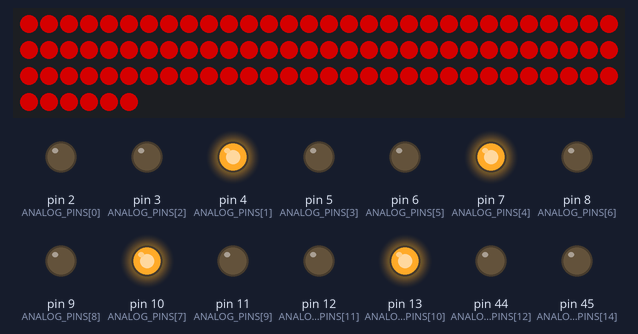
Simulated run of this sketch. Board: Arduino Mega 2560, built with avr-gcc and run on an emulated ATmega2560. Parts: 96 RGB LEDs in strip order, left to right, continuing on the next row, output pins drawn as LEDs (lit = HIGH). Dim RGB values are drawn brighter than linear; what the sketch prints to the serial monitor is not drawn.

Above: at 0.2 s.
At 0.61 s:
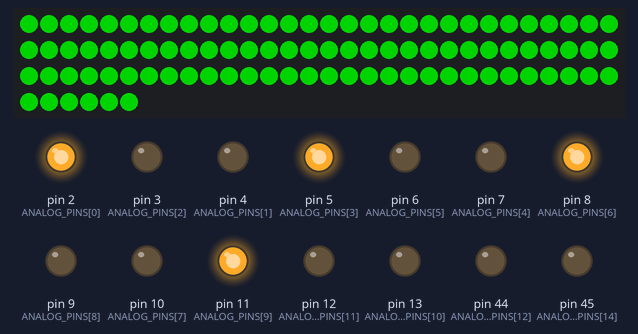
At 1.01 s:
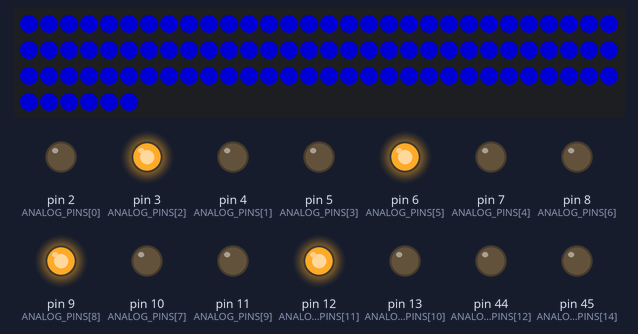
Timing chart, 0 to 2.7 s (numbered marks = the images above):
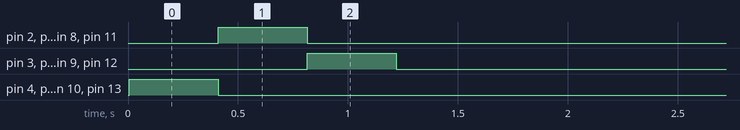

The sketch:

hyperion_mega.ino
```cpp
#include "FastLED.h"

#define ANALOG_MODE_AVERAGE  0
#define ANALOG_MODE_LAST_LED 1

/**************************************
   S E T U P

   set following values to your needs
 **************************************/

// Number of leds in your strip. set to 1 and ANALOG_OUTPUT_ENABLED to true to activate analog only
#define NUM_LEDS 100

#define LED_TYPE WS2812B  // type of your led controller, possible values, see below

// 3 wire (pwm): NEOPIXEL BTM1829 TM1812 TM1809 TM1804 TM1803 UCS1903 UCS1903B UCS1904 UCS2903 WS2812 WS2852
//               S2812B SK6812 SK6822 APA106 PL9823 WS2811 WS2813 APA104 WS2811_40 GW6205 GW6205_40 LPD1886 LPD1886_8BIT
// 4 wire (spi): LPD8806 WS2801 WS2803 SM16716 P9813 APA102 SK9822 DOTSTAR

// For 3 wire led stripes line Neopixel/Ws2812, which have a data line, ground, and power, you just need to define DATA_PIN.
// For led chipsets that are SPI based (four wires - data, clock, ground, and power), both defines DATA_PIN and CLOCK_PIN are needed

// DATA_PIN, or DATA_PIN, CLOCK_PIN
#define LED_PINS MOSI        // 3 wire leds
//#define LED_PINS MOSI, SCK // 4 wire leds

#define COLOR_ORDER GRB  // colororder of the stripe, set RGB in hyperion

#define OFF_TIMEOUT 15000    // ms to switch off after no data was received, set 0 to deactivate

// analog rgb uni color led stripe - using of hyperion smoothing is recommended
#define ANALOG_MODE           ANALOG_MODE_LAST_LED  // use ANALOG_MODE_AVERAGE or ANALOG_MODE_LAST_LED


// overall color adjustments
#define ANALOG_BRIGHTNESS_RED   255              // maximum brightness for analog 0-255
#define ANALOG_BRIGHTNESS_GREEN 255              // maximum brightness for analog 0-255
#define ANALOG_BRIGHTNESS_BLUE  255              // maximum brightness for analog 0-255

#define BRIGHTNESS 128                      // maximum brightness 0-255
#define DITHER_MODE BINARY_DITHER           // BINARY_DITHER or DISABLE_DITHER
#define COLOR_TEMPERATURE CRGB(255,255,255) // RGB value describing the color temperature
#define COLOR_CORRECTION  TypicalLEDStrip   // predefined fastled color correction
//#define COLOR_CORRECTION  CRGB(255,255,255) // or RGB value describing the color correction


// Baudrate, higher rate allows faster refresh rate and more LEDs (defined in /etc/boblight.conf)
 #define serialRate 115200      // use 115200 for ftdi based boards
//#define serialRate 460800      // use 115200 for ftdi based boards

// ATTENTION  this pin config is default for atmega328 based arduinos, others might work to
//            if you have flickering analog leds this might be caused by unsynced pwm signals
//            try other pins is more or less the only thing that helps

#if defined(__AVR_ATmega1280__) || defined(__AVR_ATmega2560__)
  // 2  3  4  5  6  7  8  9 10 11 12 13 44 45 46
  // R  B  G  R  B  G  R  B  G  R  B  G  R  B  G
  #define ANALOG_PINS_MAX 15
  #define ANALOG_RGB_STRIPES 4
  const byte ANALOG_PINS[ANALOG_PINS_MAX] = {2,4,3,5,7,6,8,10,9,11,13,12,44,46,45};
#else
// 9  10  11
// R  B  G
  #define ANALOG_PINS_MAX 3
  #define ANALOG_RGB_STRIPES 1
  const byte ANALOG_PINS[ANALOG_PINS_MAX] = {9,11,10};
#endif

/**************************************
   A D A L I G H T   C O D E

   no user changes needed
 **************************************/

// Adalight sends a "Magic Word" (defined in /etc/boblight.conf) before sending the pixel data
uint8_t prefix[] = {'A', 'd', 'a'}, hi, lo, chk, i;

unsigned long endTime;

// Define the array of leds
CRGB leds[NUM_LEDS];

// set rgb to analog led stripe
void showAnalogRGB(const CRGB& led, const short stripeId=-1) {
  if (ANALOG_RGB_STRIPES > 0) {
    byte r = map(led.r, 0,255,0,ANALOG_BRIGHTNESS_RED);
    byte g = map(led.g, 0,255,0,ANALOG_BRIGHTNESS_GREEN);
    byte b = map(led.b, 0,255,0,ANALOG_BRIGHTNESS_BLUE);
    if (stripeId<0) {
      for (byte i=0;i<ANALOG_RGB_STRIPES;i++) {
         analogWrite(ANALOG_PINS[3*i+1], r);
         analogWrite(ANALOG_PINS[3*i]  , g);
         analogWrite(ANALOG_PINS[3*i+2], b);
      }
    } else {
         analogWrite(ANALOG_PINS[stripeId*3]  , g);
         analogWrite(ANALOG_PINS[stripeId*3+1], r);
         analogWrite(ANALOG_PINS[stripeId*3+2], b);
    }
  }
}


// set color to all leds
void showColor(const CRGB& led) {
 #if NUM_LEDS > ANALOG_RGB_STRIPES
  LEDS.showColor(led);
  #endif
  showAnalogRGB(led);
}


// function to check if serial data is available
// if timeout occured leds switch of, if configured
bool checkIncommingData() {
  boolean dataAvailable = true;
  while (!Serial.available()) {
    if ( OFF_TIMEOUT > 0 && endTime < millis()) {
      showColor(CRGB(0,0,0)); // leds off
      dataAvailable = false;
      endTime = millis() + OFF_TIMEOUT;
    }
  }

  return dataAvailable;
}

// main function that setups and runs the code
void setup() {

  // analog output
  if (ANALOG_RGB_STRIPES > 0) {
    for (byte i=0;i<ANALOG_PINS_MAX;i++) {
      pinMode(ANALOG_PINS[i], OUTPUT);
    }
  }

  // Uncomment/edit one of the following lines for your leds arrangement.
  int ledCount = NUM_LEDS;
  if (ANALOG_MODE == ANALOG_MODE_LAST_LED) {
    ledCount -= ANALOG_RGB_STRIPES;
  }

  #if NUM_LEDS > ANALOG_RGB_STRIPES
    FastLED.addLeds<LED_TYPE, LED_PINS, COLOR_ORDER>(leds, ledCount);
  #endif

  // color adjustments
  FastLED.setBrightness ( BRIGHTNESS );
  FastLED.setTemperature( COLOR_TEMPERATURE );
  FastLED.setCorrection ( COLOR_CORRECTION );
  FastLED.setDither     ( DITHER_MODE );

  // initial RGB flash
  showColor(CRGB(255, 0, 0));  delay(400);
  showColor(CRGB(0, 255, 0));  delay(400);
  showColor(CRGB(0, 0, 255));  delay(400);
  showColor(CRGB(0, 0, 0));

  Serial.begin(serialRate);
  while (!Serial) {
    ; // wait for serial port to connect. Needed for native USB
  }
  Serial.print("Ada\n"); // Send "Magic Word" string to host

  boolean transmissionSuccess;
  unsigned long sum_r, sum_g, sum_b;

  // loop() is avoided as even that small bit of function overhead
  // has a measurable impact on this code's overall throughput.
  while (true) {
    // wait for first byte of Magic Word
    for (i = 0; i < sizeof prefix; ++i) {
      // If next byte is not in Magic Word, the start over
      if (!checkIncommingData() || prefix[i] != Serial.read()) {
        i = 0;
      }
    }
    // Hi, Lo, Checksum
    if (!checkIncommingData()) continue;
    hi = Serial.read();
    if (!checkIncommingData()) continue;
    lo = Serial.read();
    if (!checkIncommingData()) continue;
    chk = Serial.read();

    // if checksum does not match go back to wait
    if (chk != (hi ^ lo ^ 0x55)) continue;

    memset(leds, 0, NUM_LEDS * sizeof(struct CRGB));
    transmissionSuccess = true;
    sum_r = 0;
    sum_g = 0;
    sum_b = 0;

    // read the transmission data and set LED values
    for (uint8_t idx = 0; idx < NUM_LEDS; idx++) {
      byte r, g, b;
      if (!checkIncommingData()) {
        transmissionSuccess = false;
        break;
      }
      r = Serial.read();
      if (!checkIncommingData()) {
        transmissionSuccess = false;
        break;
      }
      g = Serial.read();
      if (!checkIncommingData()) {
        transmissionSuccess = false;
        break;
      }
      b = Serial.read();
      leds[idx].r = r;
      leds[idx].g = g;
      leds[idx].b = b;
      #if ANALOG_OUTPUT_ENABLED == true && ANALOG_MODE == ANALOG_MODE_AVERAGE
          sum_r += r;
          sum_g += g;
          sum_b += b;
      #endif
    }

    // shows new values
    if (transmissionSuccess) {
      endTime = millis() + OFF_TIMEOUT;
     #if NUM_LEDS > ANALOG_RGB_STRIPES
      FastLED.show();
      #endif

      #if ANALOG_RGB_STRIPES > 0
        #if ANALOG_MODE == ANALOG_MODE_LAST_LED
          for ( byte x=1; x<=ANALOG_RGB_STRIPES; x++) {
            showAnalogRGB(leds[NUM_LEDS-x], x-1);
          }
        #else
          showAnalogRGB(CRGB(sum_r/NUM_LEDS, sum_g/NUM_LEDS, sum_b/NUM_LEDS));
         #endif
      #endif
    }
  }
} // end of setup


void loop() {
  // Not used. See note in setup() function.
}
```

Measured:
- by itself, pin 2 (ANALOG_PINS[0]), pin 5 (ANALOG_PINS[3]), pin 8 (ANALOG_PINS[6]), pin 11 (ANALOG_PINS[9]): LOW → HIGH at 0.41 s, → LOW 0.40 s later
- by itself, pin 3 (ANALOG_PINS[2]), pin 6 (ANALOG_PINS[5]), pin 9 (ANALOG_PINS[8]), pin 12 (ANALOG_PINS[11]): LOW → HIGH at 0.81 s, → LOW 0.40 s later
- by itself, pin 4 (ANALOG_PINS[1]), pin 7 (ANALOG_PINS[4]), pin 10 (ANALOG_PINS[7]), pin 13 (ANALOG_PINS[10]): LOW → HIGH at 0.01 s, → LOW 0.40 s later
- what the display in image 1 shows lasts 0.4 s, from 0.4 s to 0.8 s
